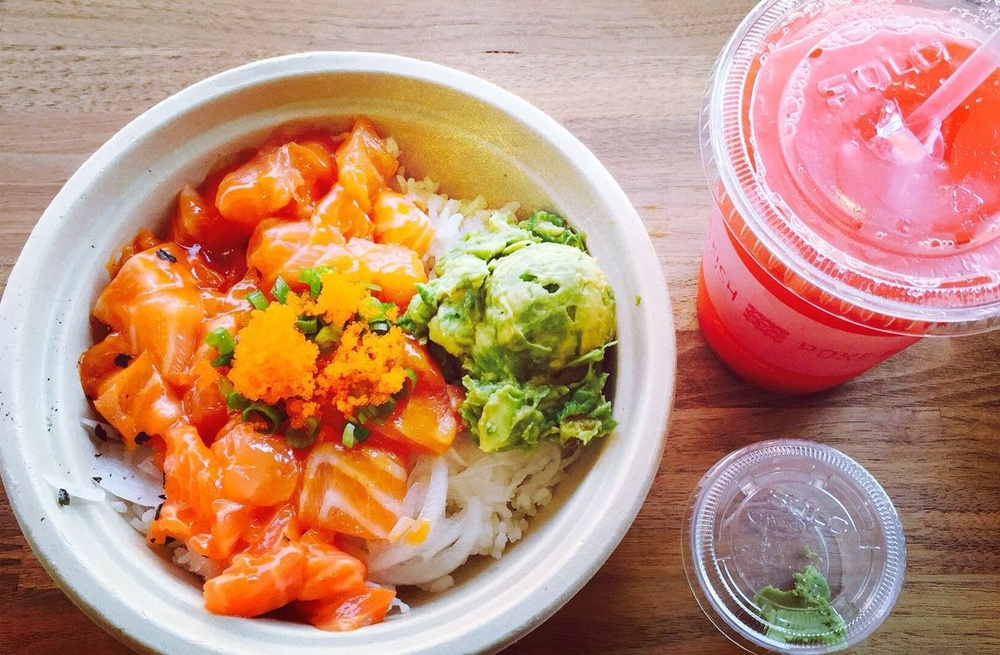
%> input picture lab3/poke.jpg, 1000 x 655 px, shrunk from 1280 x 838 before the run
$ octave matrix5x5.m   (GNU Octave 9; MATLAB toolbox functions it lacks are replaced by stand-ins)
%> lines starting %> are read from the running program, lines starting %| are printed output that depends on the picture
poke=imread('poke.jpg');
%> poke is the input picture: size 655x1000x3 uint8; mean R, G, B 191.5, 144.3, 121.4
poke=rgb2gray(poke)
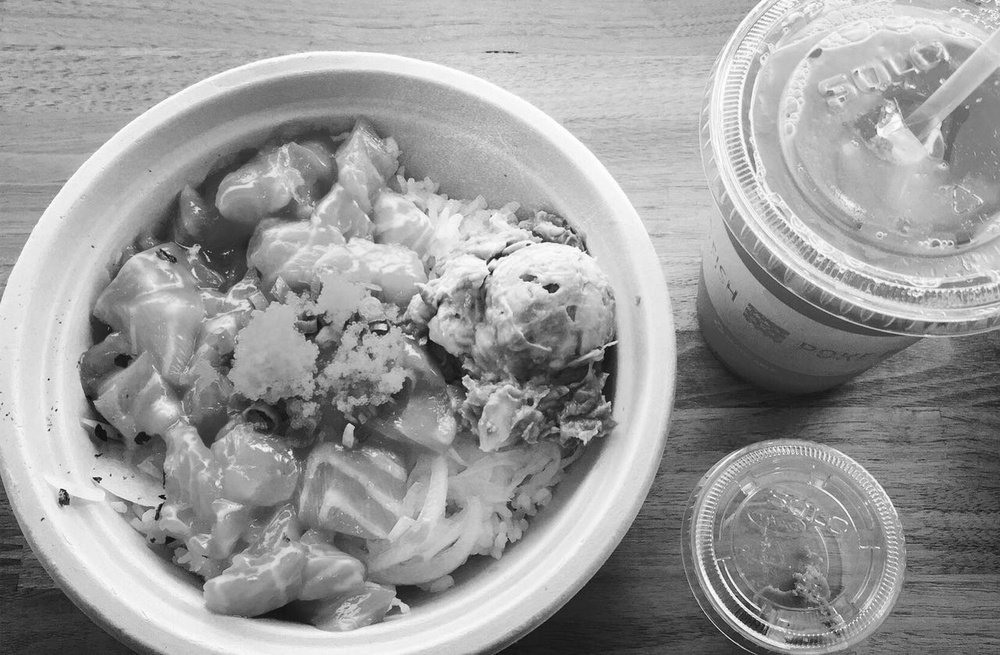
%> poke: size 655x1000 uint8; min 8, max 255, mean 155.8
stdiva=std2(poke);
%> stdiva = 35.43
coeff=1/(stdiva*sqrt(2*pi));
%> coeff = 0.0113
gfilter=coeff* [exp(-8/(2*stdiva^2)) exp(-5/(2*stdiva^2)) exp(-2/(2*stdiva^2)) exp(-5/(2*stdiva^2)) exp(-8/(2*stdiva^2));...
    exp(-5/(2*stdiva^2)) exp(-2/(2*stdiva^2)) exp(-1/(2*stdiva^2)) exp(-2/(2*stdiva^2)) exp(-5/(2*stdiva^2));...
    exp(-2/(2*stdiva^2)) exp(-1/(2*stdiva^2)) exp(0/(2*stdiva^2)) exp(-1/(2*stdiva^2)) exp(-2/(2*stdiva^2));...
    exp(-5/(2*stdiva^2)) exp(-2/(2*stdiva^2)) exp(-1/(2*stdiva^2)) exp(-2/(2*stdiva^2)) exp(-5/(2*stdiva^2));...
    exp(-8/(2*stdiva^2)) exp(-5/(2*stdiva^2)) exp(-2/(2*stdiva^2)) exp(-5/(2*stdiva^2)) exp(-8/(2*stdiva^2))];
%> gfilter = [0.0112 0.0112 0.0113 0.0112 0.0112; 0.0112 0.0113 0.0113 0.0113 0.0112; 0.0113 0.0113 0.0113 0.0113 0.0113; 0.0112 0.0113 0.0113 0.0113 0.0112; 0.0112 0.0112 0.0113 0.0112 0.0112]
smoothImg=filter2(gfilter,poke);
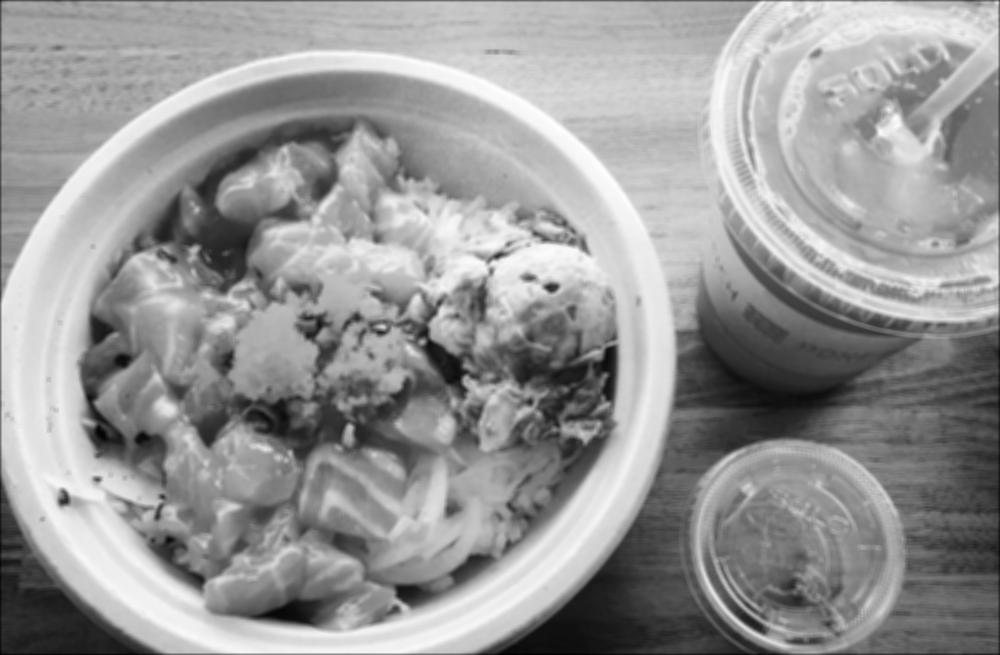
%> smoothImg: size 655x1000 double; min 4.21, max 70.64, mean 43.7; drawn with min black and max white
% subplot(1,2,1);
% mesh(gfilter);
% title("guess filter");

imtool(poke);
imtool(uint8(smoothImg));
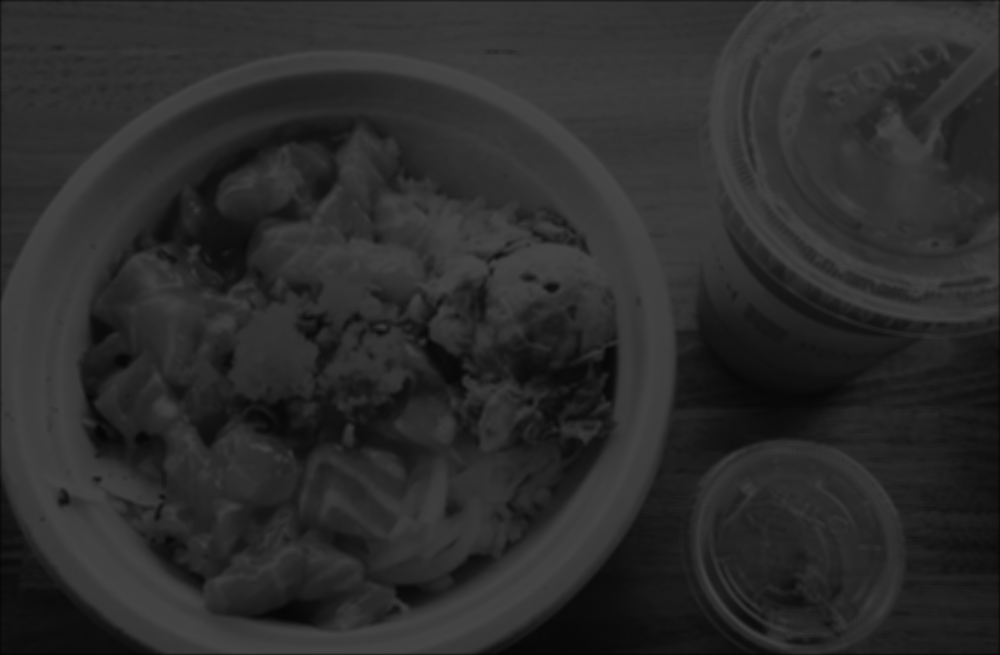
%> displayed picture: size 655x1000, on the screen's scale of 0 to 255; min 4, max 71, mean 43.7
trueGaussian= fspecial('gaussian', 5);
realSmooth=filter2(trueGaussian,poke);
imtool(uint8(realSmooth));
% [4 lines of commented-out code are left out]

$ run again, with lab3/Duck.jpg copied over lab3/poke.jpg
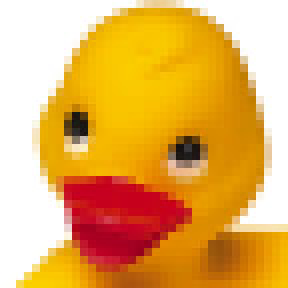
%> input picture lab3/Duck.jpg, 144 x 144 px (shown 2 times larger)
%> poke is the input picture: size 144x144x3 uint8; mean R, G, B 230.4, 174.1, 90.1
%> poke: size 144x144 uint8
%> stdiva = 41.15
%> coeff = 0.0097
%> gfilter = [0.00967 0.00968 0.00969 0.00968 0.00967; 0.00968 0.00969 0.00969 0.00969 0.00968; 0.00969 0.00969 0.0097 0.00969 0.00969; 0.00968 0.00969 0.00969 0.00969 0.00968; 0.00967 0.00968 0.00969 0.00968 0.00967]
%> `imtool(uint8(smoothImg));`:
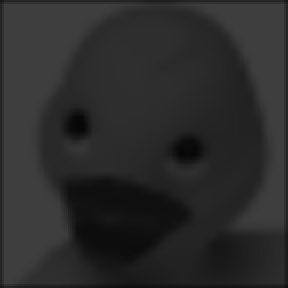
%> displayed picture: size 144x144, on the screen's scale of 0 to 255 (shown 2 times larger); min 6, max 62, mean 43.1
%> `realSmooth=filter2(trueGaussian,poke);`:
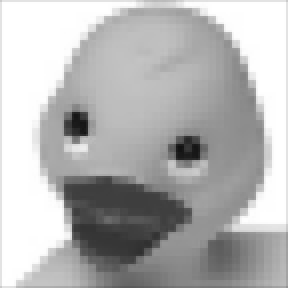
%> realSmooth: size 144x144 double (shown 2 times larger); min 17.66, max 255, mean 180.7

$ run again, with lab3/Raw direction.png saved as lab3/poke.jpg
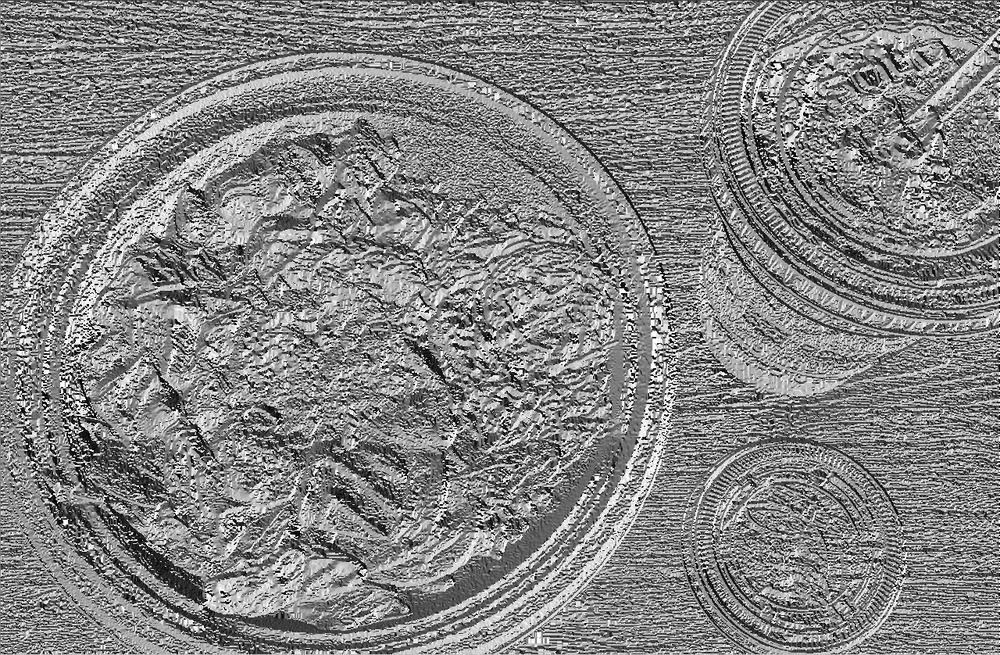
%> input picture lab3/Raw direction.png, 1000 x 655 px, shrunk from 1280 x 838 before the run
%> poke is the input picture: size 655x1000 uint8; min 0, max 255, mean 132
%> stdiva = 44.97
%> coeff = 0.00887
%> gfilter = [0.00885 0.00886 0.00887 0.00886 0.00885; 0.00886 0.00887 0.00887 0.00887 0.00886; 0.00887 0.00887 0.00887 0.00887 0.00887; 0.00886 0.00887 0.00887 0.00887 0.00886; 0.00885 0.00886 0.00887 0.00886 0.00885]
%> `smoothImg=filter2(gfilter,poke);`:
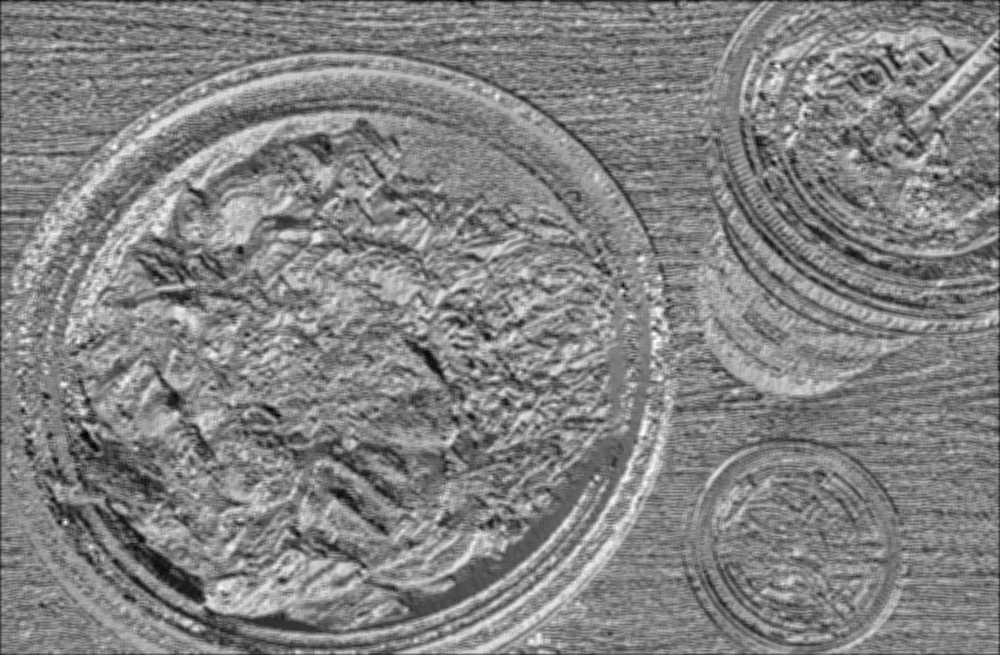
%> smoothImg: size 655x1000 double; min 3.05, max 54.11, mean 29.2; drawn with min black and max white
%> `imtool(uint8(smoothImg));`:
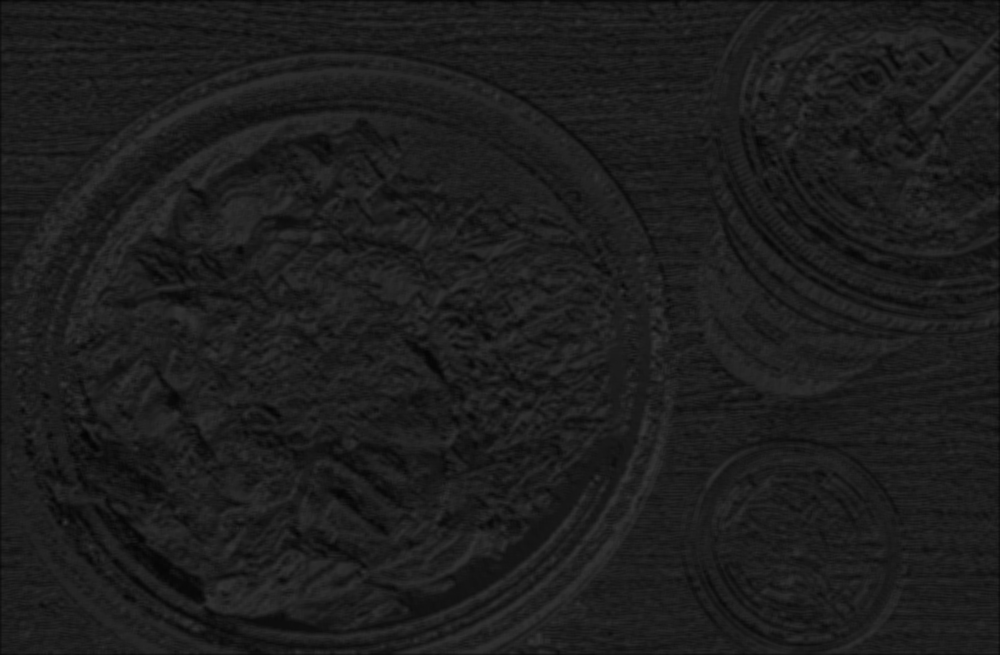
%> displayed picture: size 655x1000, on the screen's scale of 0 to 255; min 3, max 54, mean 29.2

$ run again, with lab3/Raw magnitude.png saved as lab3/poke.jpg
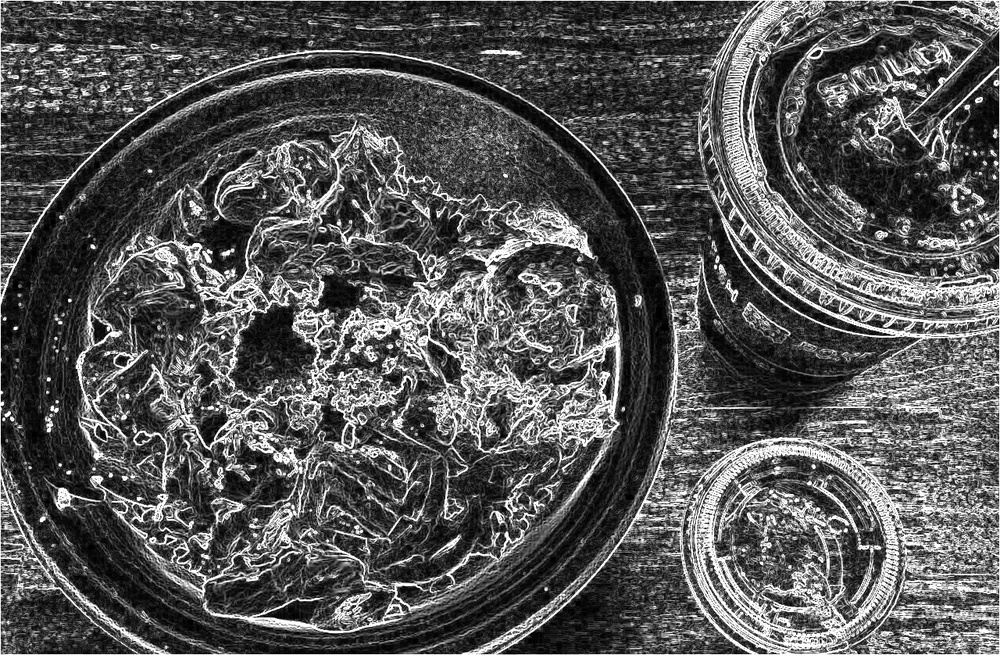
%> input picture lab3/Raw magnitude.png, 1000 x 655 px, shrunk from 1280 x 838 before the run
%> poke is the input picture: size 655x1000 uint8; min 0, max 255, mean 86.1
%> stdiva = 57.23
%> coeff = 0.00697
%> gfilter = [0.00696 0.00697 0.00697 0.00697 0.00696; 0.00697 0.00697 0.00697 0.00697 0.00697; 0.00697 0.00697 0.00697 0.00697 0.00697; 0.00697 0.00697 0.00697 0.00697 0.00697; 0.00696 0.00697 0.00697 0.00697 0.00696]
%> `smoothImg=filter2(gfilter,poke);`:
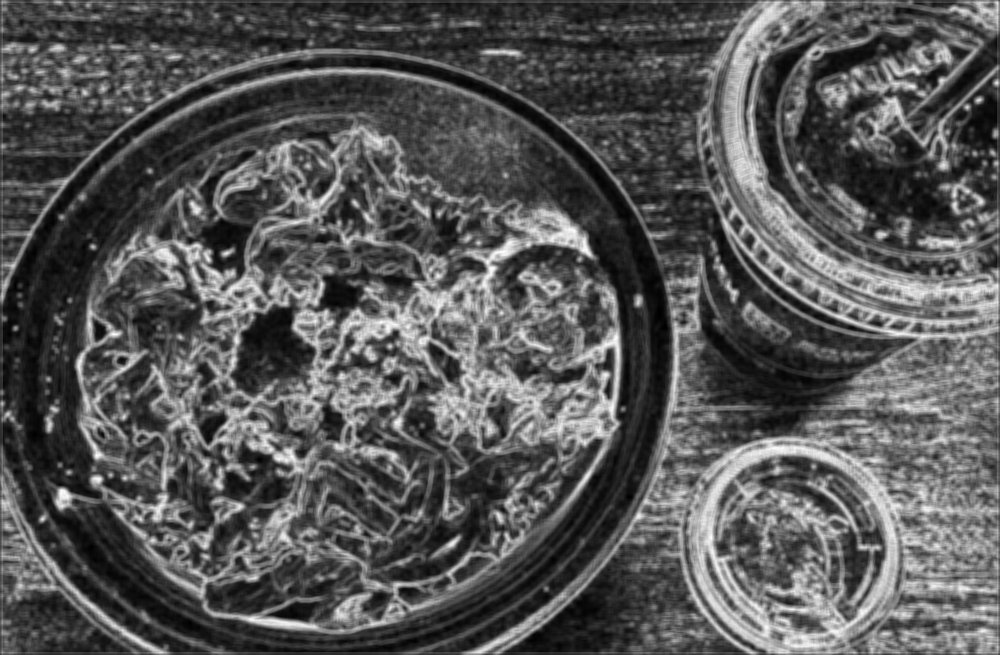
%> smoothImg: size 655x1000 double; min 0.111, max 43.34, mean 14.9; drawn with min black and max white
%> `imtool(uint8(smoothImg));`:
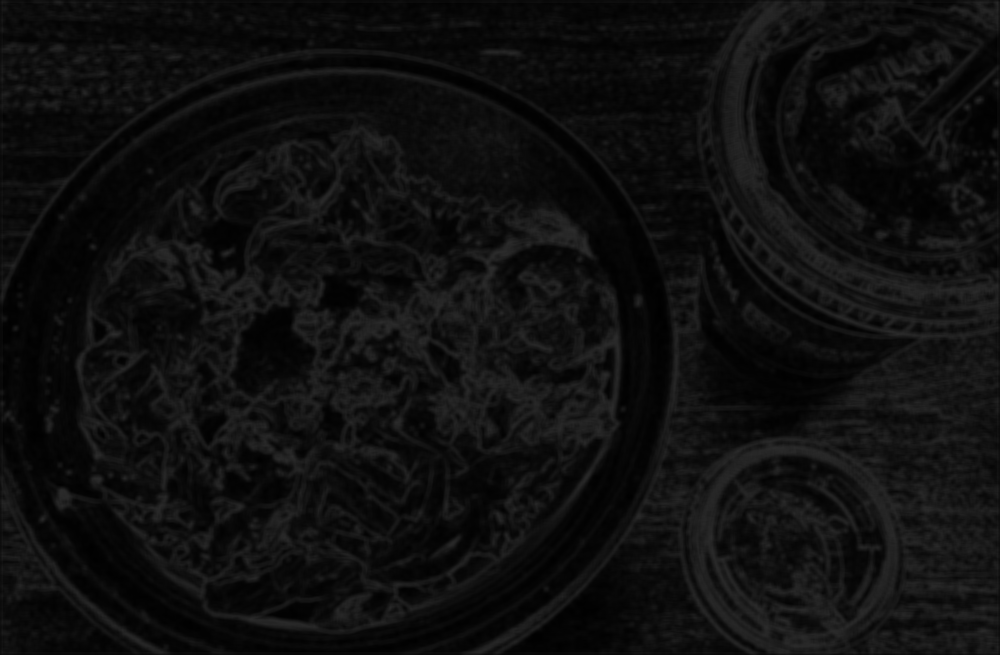
%> displayed picture: size 655x1000, on the screen's scale of 0 to 255; min 0, max 43, mean 14.9
